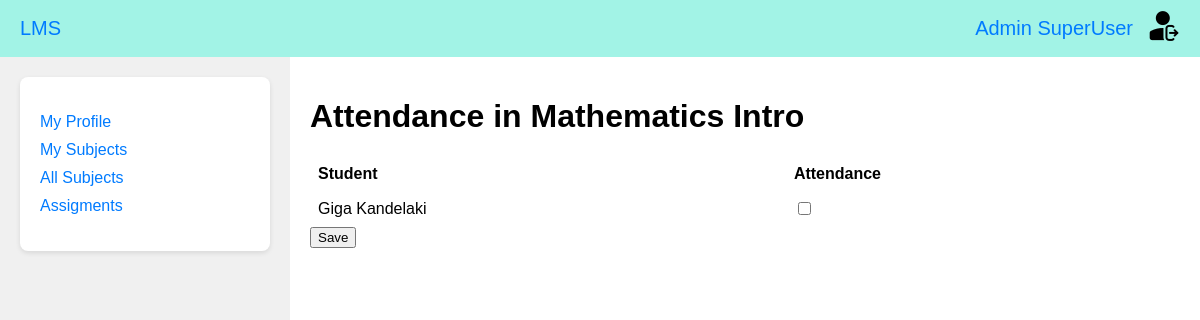
/attendances/new/ (signed in), run on an earlier commit of the app's database.
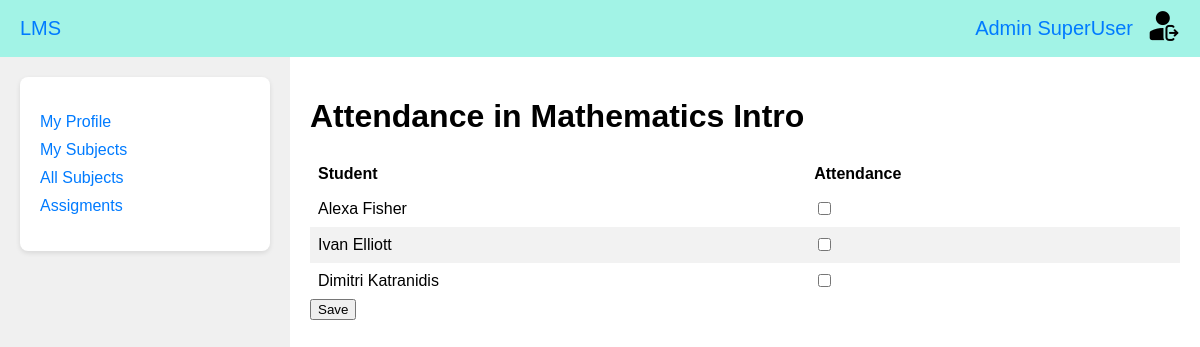
And on a later commit of the database.
### universities_app/models.py (models this page shows)
class Student(models.Model):
    user = models.OneToOneField(
        "accounts_app.CustomUser", on_delete=models.CASCADE, verbose_name=_("User")
    )
    first_name = models.CharField(
        max_length=200, verbose_name=_("Student first name"), blank=True
    )
    last_name = models.CharField(
        max_length=200, verbose_name=_("Student last name"), blank=True
    )
    faculty = models.ForeignKey(
        "Faculty", on_delete=models.CASCADE, verbose_name=_("Faculty")
    )
    class Meta:
        verbose_name = _("Student")
        verbose_name_plural = _("Students")
    def __str__(self):
        return f"{self.first_name} {self.last_name}"

### universities_app/views.py (the view)
# urls.py: path('attendances/new/', create_attendance, name='attendance_new'),
@login_required(login_url='/')
def create_attendance(request):
    subject_id = request.user.lecturer.subject.id
    subject = get_object_or_404(Subject, id=subject_id)
    if request.method == 'POST':
        student_ids = request.POST.getlist('students')
        attended_student_ids = request.POST.getlist('attendance')
        for student_id in student_ids:
            attended = student_id in attended_student_ids
            student = get_object_or_404(Student, id=student_id)
            attendance, created = Attendance.objects.get_or_create(
                student=student,
                subject=subject,
                date=timezone.now(),
            )
            attendance.attended = attended
            attendance.save()
        return redirect('attendances')
    else:
        students = Student.objects.filter(subject=subject)
        return render(request, 'universities_app/lecturer/new_attendances.html',
                      {'students': students, 'subject': subject})

### universities_app/models.py (called while the page is built)
    def __str__(self):
        return self.name

### templates/universities_app/lecturer/new_attendances.html (shortened to what this page needs)
{% load static %}
<!DOCTYPE html>
<html lang="en">
<head>
    <link rel="stylesheet" href="{% static 'css/main_styles.css' %}?v=2">
</head>
<body>
    {% include 'menu.html' %}
    <div class="main-page">
        <div class="main-page-content">
            <div class="sidebar">
                <div class="box">
                    <ul>
                        <li><a href="{% url 'profile' %}">My Profile</a></li>
                        <li><a href="{% url 'subjects' %}">My Subjects</a></li>
                        <li><a href="{% url 'all_subjects' %}"> All Subjects</a></li>
                        <li><a href="{% url 'assigments' %}">Assigments</a></li>
                    </ul>
                </div>
            </div>
            <div class="content">
                <h1>Attendance in {{ subject }}</h1>
                <form method="post">
                    <table>
                        <thead>
                            <tr>
                                <th>Student</th>
                                <th>Attendance</th>
                            </tr>
                        </thead>
                        <tbody>
                            {% for student in students %}
                                <tr>
                                    <td>{{ student }}</td>
                                    <td><input type="checkbox" name="attendance" value="{{ student.id }}"></td>
                                </tr>
                            {% endfor %}
                        </tbody>
                    </table>
                    <button type="submit">Save</button>
                </form>
            </div>
        </div>
    </div>
</body>
</html>

What changed in the data, as far as the page shows it:
removed Student: first_name+last_name "Giga Kandelaki"
added Student: first_name+last_name "Alexa Fisher"
added Student: first_name+last_name "Ivan Elliott"
added Student: first_name+last_name "Dimitri Katranidis"
